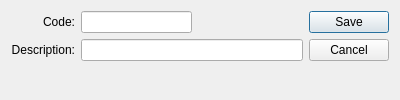
<?xml version="1.0" encoding="UTF-8"?>
<ui version="4.0">
 <comment>This file is part of the xTuple ERP: PostBooks Edition, a free and
open source Enterprise Resource Planning software suite,
Copyright (c) 1999-2011 by OpenMFG LLC, d/b/a xTuple.
It is licensed to you under the Common Public Attribution License
version 1.0, the full text of which (including xTuple-specific Exhibits)
is available at www.xtuple.com/CPAL.  By using this software, you agree
to be bound by its terms.</comment>
 <class>siteType</class>
 <widget class="QDialog" name="siteType">
  <property name="geometry">
   <rect>
    <x>0</x>
    <y>0</y>
    <width>400</width>
    <height>100</height>
   </rect>
  </property>
  <property name="windowTitle">
   <string>Site Type</string>
  </property>
  <layout class="QGridLayout" name="gridLayout_2">
   <item row="0" column="0">
    <layout class="QVBoxLayout" name="verticalLayout">
     <item>
      <layout class="QGridLayout" name="gridLayout">
       <item row="0" column="0">
        <widget class="QLabel" name="_codeLit">
         <property name="text">
          <string>Code:</string>
         </property>
         <property name="alignment">
          <set>Qt::AlignRight|Qt::AlignTrailing|Qt::AlignVCenter</set>
         </property>
        </widget>
       </item>
       <item row="0" column="1">
        <layout class="QHBoxLayout">
         <property name="spacing">
          <number>0</number>
         </property>
         <item>
          <widget class="XLineEdit" name="_code"/>
         </item>
         <item>
          <spacer name="Spacer45">
           <property name="orientation">
            <enum>Qt::Horizontal</enum>
           </property>
           <property name="sizeType">
            <enum>QSizePolicy::Expanding</enum>
           </property>
           <property name="sizeHint" stdset="0">
            <size>
             <width>20</width>
             <height>20</height>
            </size>
           </property>
          </spacer>
         </item>
        </layout>
       </item>
       <item row="1" column="0">
        <widget class="QLabel" name="_descriptionLit">
         <property name="text">
          <string>Description:</string>
         </property>
         <property name="alignment">
          <set>Qt::AlignRight|Qt::AlignTrailing|Qt::AlignVCenter</set>
         </property>
        </widget>
       </item>
       <item row="1" column="1">
        <widget class="XLineEdit" name="_description"/>
       </item>
      </layout>
     </item>
     <item>
      <spacer name="Spacer47">
       <property name="orientation">
        <enum>Qt::Vertical</enum>
       </property>
       <property name="sizeType">
        <enum>QSizePolicy::Expanding</enum>
       </property>
       <property name="sizeHint" stdset="0">
        <size>
         <width>20</width>
         <height>0</height>
        </size>
       </property>
      </spacer>
     </item>
    </layout>
   </item>
   <item row="0" column="1">
    <widget class="QDialogButtonBox" name="_buttonBox">
     <property name="orientation">
      <enum>Qt::Vertical</enum>
     </property>
     <property name="standardButtons">
      <set>QDialogButtonBox::Cancel|QDialogButtonBox::Save</set>
     </property>
    </widget>
   </item>
  </layout>
 </widget>
 <layoutdefault spacing="6" margin="11"/>
 <pixmapfunction>qPixmapFromMimeSource</pixmapfunction>
 <customwidgets>
  <customwidget>
   <class>XLineEdit</class>
   <extends>QLineEdit</extends>
   <header>xlineedit.h</header>
   <container>1</container>
  </customwidget>
 </customwidgets>
 <tabstops>
  <tabstop>_code</tabstop>
  <tabstop>_description</tabstop>
 </tabstops>
 <includes>
  <include location="global">parameter.h</include>
 </includes>
 <resources/>
 <connections/>
</ui>
